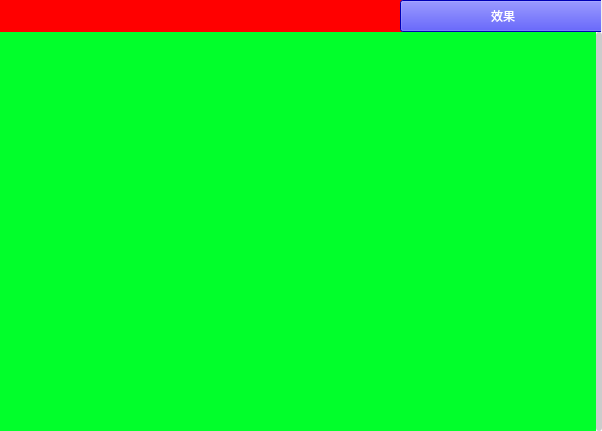
<?xml version="1.0" encoding="UTF-8"?>
<ui version="4.0">
 <class>ShrinkAnimationClass</class>
 <widget class="QWidget" name="ShrinkAnimationClass">
  <property name="geometry">
   <rect>
    <x>0</x>
    <y>0</y>
    <width>602</width>
    <height>431</height>
   </rect>
  </property>
  <property name="windowTitle">
   <string>ShrinkAnimation</string>
  </property>
  <property name="styleSheet">
   <string notr="true"/>
  </property>
  <layout class="QVBoxLayout" name="verticalLayout">
   <property name="spacing">
    <number>0</number>
   </property>
   <property name="leftMargin">
    <number>0</number>
   </property>
   <property name="topMargin">
    <number>0</number>
   </property>
   <property name="rightMargin">
    <number>0</number>
   </property>
   <property name="bottomMargin">
    <number>0</number>
   </property>
   <item>
    <widget class="TitleWidget" name="upWidget" native="true">
     <property name="sizePolicy">
      <sizepolicy hsizetype="Expanding" vsizetype="Fixed">
       <horstretch>0</horstretch>
       <verstretch>0</verstretch>
      </sizepolicy>
     </property>
     <property name="minimumSize">
      <size>
       <width>0</width>
       <height>32</height>
      </size>
     </property>
     <property name="styleSheet">
      <string notr="true"/>
     </property>
     <widget class="QWidget" name="titleWidget" native="true">
      <property name="geometry">
       <rect>
        <x>0</x>
        <y>0</y>
        <width>601</width>
        <height>32</height>
       </rect>
      </property>
      <property name="sizePolicy">
       <sizepolicy hsizetype="Expanding" vsizetype="Fixed">
        <horstretch>0</horstretch>
        <verstretch>0</verstretch>
       </sizepolicy>
      </property>
      <property name="minimumSize">
       <size>
        <width>0</width>
        <height>32</height>
       </size>
      </property>
      <property name="maximumSize">
       <size>
        <width>16777215</width>
        <height>32</height>
       </size>
      </property>
      <property name="styleSheet">
       <string notr="true">background-color: rgb(255, 0, 0);</string>
      </property>
      <widget class="QPushButton" name="pushButton">
       <property name="geometry">
        <rect>
         <x>400</x>
         <y>0</y>
         <width>206</width>
         <height>32</height>
        </rect>
       </property>
       <property name="minimumSize">
        <size>
         <width>0</width>
         <height>32</height>
        </size>
       </property>
       <property name="maximumSize">
        <size>
         <width>16777215</width>
         <height>32</height>
        </size>
       </property>
       <property name="cursor">
        <cursorShape>PointingHandCursor</cursorShape>
       </property>
       <property name="styleSheet">
        <string notr="true">
QPushButton {
	font: 12pt &quot;微软雅黑&quot;;
	color:#ffffff;
    background-color: blue;
}
QPushButton:pressed {
    font: 12pt &quot;微软雅黑&quot;;
	color:#ffffff;
    background-color: blue;
}</string>
       </property>
       <property name="text">
        <string>效果</string>
       </property>
       <property name="flat">
        <bool>false</bool>
       </property>
      </widget>
     </widget>
    </widget>
   </item>
   <item>
    <widget class="QWidget" name="bottomWidget" native="true">
     <property name="sizePolicy">
      <sizepolicy hsizetype="Expanding" vsizetype="Expanding">
       <horstretch>0</horstretch>
       <verstretch>0</verstretch>
      </sizepolicy>
     </property>
     <property name="styleSheet">
      <string notr="true"/>
     </property>
     <layout class="QVBoxLayout" name="verticalLayout_2">
      <property name="spacing">
       <number>0</number>
      </property>
      <property name="leftMargin">
       <number>0</number>
      </property>
      <property name="topMargin">
       <number>0</number>
      </property>
      <property name="rightMargin">
       <number>0</number>
      </property>
      <property name="bottomMargin">
       <number>0</number>
      </property>
      <item>
       <widget class="QScrollArea" name="scrollArea">
        <property name="styleSheet">
         <string notr="true"> QWidget#scrollAreaWidgetContents{
	background-color: rgb(1, 255, 43);
 }

 QScrollBar:vertical {
     background: #ffffff;
     width: 6px;
 }
 QScrollBar::handle:vertical {
     background:#cccccc;
     border-radius:3px;
     width: 6px;
 }

 QScrollBar::sub-line:vertical {
     background:transparent;
 }
 QScrollBar::add-line:vertical {
     background:transparent;
 }


 QScrollBar:horizontal {
     background: #ffffff;
     height: 6px;
 }
 QScrollBar::handle:horizontal {
     background:#cccccc;
     border-radius:3px;
     height: 6px;
 }

 QScrollBar::sub-line:horizontal {
     background:transparent;
 }
 QScrollBar::add-line:horizontal {
     background:transparent;
 }</string>
        </property>
        <property name="frameShape">
         <enum>QFrame::NoFrame</enum>
        </property>
        <property name="verticalScrollBarPolicy">
         <enum>Qt::ScrollBarAlwaysOn</enum>
        </property>
        <property name="sizeAdjustPolicy">
         <enum>QAbstractScrollArea::AdjustToContents</enum>
        </property>
        <property name="widgetResizable">
         <bool>true</bool>
        </property>
        <widget class="QWidget" name="scrollAreaWidgetContents">
         <property name="geometry">
          <rect>
           <x>0</x>
           <y>0</y>
           <width>596</width>
           <height>399</height>
          </rect>
         </property>
        </widget>
       </widget>
      </item>
     </layout>
    </widget>
   </item>
  </layout>
 </widget>
 <layoutdefault spacing="6" margin="11"/>
 <customwidgets>
  <customwidget>
   <class>TitleWidget</class>
   <extends>QWidget</extends>
   <header>titlewidget.h</header>
   <container>1</container>
  </customwidget>
 </customwidgets>
 <resources>
  <include location="shrinkanimation.qrc"/>
 </resources>
 <connections/>
</ui>
